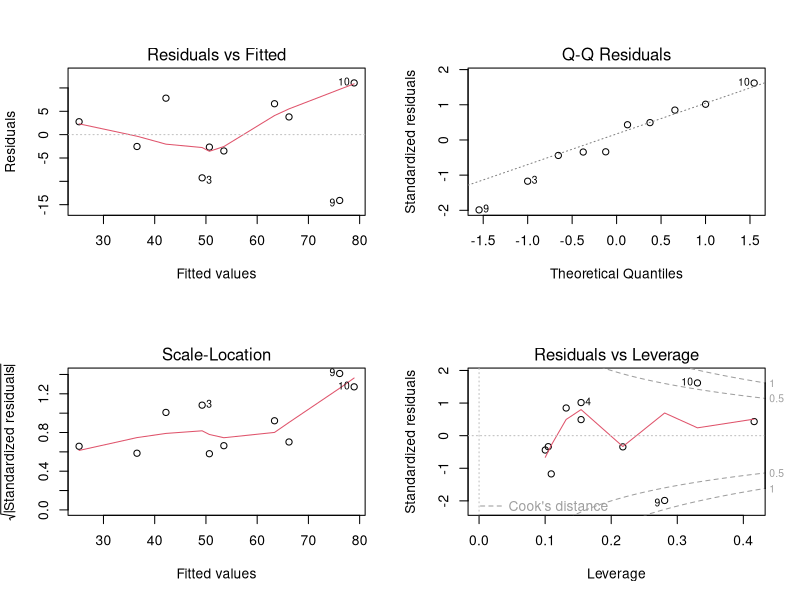

Write R code to recreate this figure.
d <- data.frame(
  연도 =c(2005,2006,2007,2008,2009,2010,2011,2012,2013,2014),	
  예약대수 = c(11,19,28,23,29,31,38,40,47,49)	,
  판매대수=c(28,34,40,50,48,50,70,70,62,90)
)
d
 
r <- lm(판매대수~예약대수, data=d)
summary(r)

par(mfrow=c(2,2))
plot(r)
